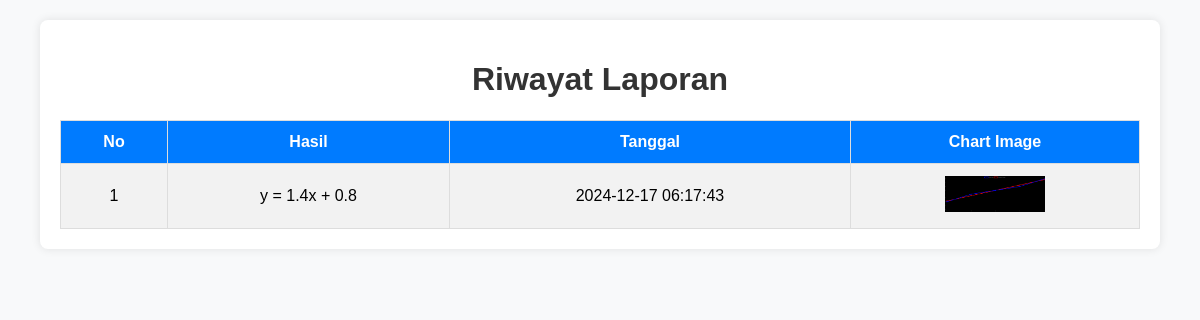
Screenshot of /riwayat.php (signed in) with the database file from the repository.
### tables this page shows
CREATE TABLE `laporan_regresi` (
  `id_laporan` varchar(10) NOT NULL,
  `username` varchar(25) NOT NULL,
  `hasil` varchar(255) NOT NULL,
  `tanggal` datetime NOT NULL DEFAULT CURRENT_TIMESTAMP,
  `chart_image` varchar(255) DEFAULT NULL
);

### riwayat.php (the view, shortened to what this page needs)
<?php
include('connect.php');
$username = $_SESSION['username'];
$query = "SELECT hasil, tanggal, chart_image FROM laporan_regresi WHERE username = ?";
$stmt = $connect->prepare($query);
$stmt->bind_param("s", $username);
$stmt->execute();
$result = $stmt->get_result();
?>
<!DOCTYPE html>
<html lang="en">
<head>
</head>
<body>
    <div class="container">
        <h1>Riwayat Laporan</h1>
        <table>
            <tr>
                <th>No</th>
                <th>Hasil</th>
                <th>Tanggal</th>
                <th>Chart Image</th>
            </tr>
            <?php
            $no = 1;
            if ($result->num_rows > 0) {
                while ($row = $result->fetch_assoc()) {
                    echo "<tr>";
                    echo "<td>" . $no++ . "</td>";
                    echo "<td>" . htmlspecialchars($row['hasil']) . "</td>";
                    echo "<td>" . htmlspecialchars($row['tanggal']) . "</td>";
                    echo "<td><img src='" . htmlspecialchars($row['chart_image']) . "' alt='Chart Image' class='chart-image' data-full='" . htmlspecialchars($row['chart_image']) . "'></td>";
                    echo "</tr>";
                }
            } else {
                echo "<tr><td colspan='4'>Belum ada laporan yang tersedia.</td></tr>";
            }
            ?>
        </table>
    </div>
</body>
</html>

### riwayat.php (style rules this page uses)
body { font-family: Arial, sans-serif; margin: 0; padding: 0; background-color: #f8f9fa; }
.container { width: 90%; margin: 20px auto; background: #fff; box-shadow: 0 0 10px rgba(0,0,0,0.1); border-radius: 8px; padding: 20px; }
h1 { text-align: center; color: #333; }
table { width: 100%; border-collapse: collapse; margin-top: 20px; }
table, th, td { border: 1px solid #ddd; }
th, td { padding: 12px; text-align: center; }
th { background-color: #007bff; color: white; }
tr:nth-child(even) { background-color: #f2f2f2; }
img { max-width: 100px; height: auto; }

### rows the page displays
laporan_regresi: hasil "y = 1.4x + 0.8", tanggal "2024-12-17 06:17:43", chart_image (picture)
